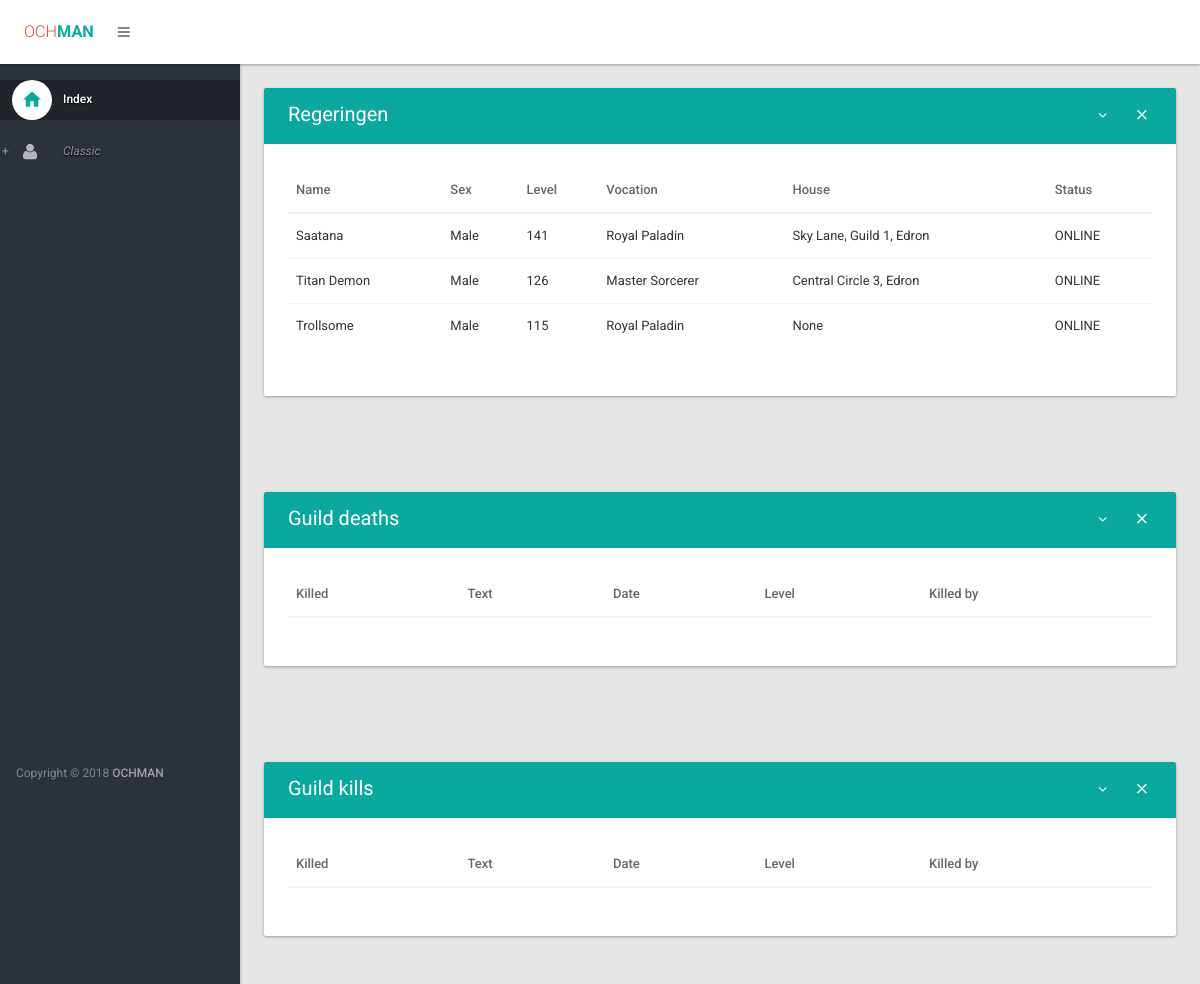
The app's page /stats/guild/Regeringen/ with its own data.
### stats/models.py (models this page shows, shortened)
class Player(models.Model):
    SEX_CHOICES = (
        ("Male", "Male"),
        ("Female", "Female"),
    )
    VOCATION_CHOICES = (
        ('No Vocation', "No Vocation"),
        ("Knight", "Knight"),
        ("Paladin", "Paladin"),
        ("Druid", "Druid"),
        ("Sorcerer", "Sorcerer"),
        ("Elite Knight", "Elite Knight"),
        ("Royal Paladin", "Royal Paladin"),
        ("Elder Druid", "Elder Druid"),
        ("Master Sorcerer", "Master Sorcerer"),
    )
    ONLINE_CHOICES = (
        ("ONLINE", "ONLINE"),
        ("OFFLINE", "OFFLINE"),
    )
    name = models.CharField(max_length=100, unique=True)
    guild = models.CharField(max_length=50, null=True, blank=True)
    sex = models.CharField(choices=SEX_CHOICES, max_length=7)
    level = models.PositiveSmallIntegerField()
    vocation = models.CharField(choices=VOCATION_CHOICES, max_length=50)
    house = models.CharField(null=True, max_length=100, blank=True)
    status = models.CharField(choices=ONLINE_CHOICES, max_length=10)
    lastlogin = models.DateTimeField()
    comment = models.CharField(null=True, blank=True, max_length=500)

### stats/views.py (the view)
# urls.py: url(r'^guild/(?P<guild_name>.+)/$', views.guild_details, name="guild_details"),
def guild_details(request, guild_name):
    players = Player.objects.filter(guild=guild_name)
    deaths = reduce(QuerySetSequence,[Deaths.objects.filter(killed=player) for player in players])
    kills = reduce(QuerySetSequence,[Deaths.objects.filter(killer=player) for player in players])
    return render(request, 'guild.html', {'players': players,
                                          'deaths': deaths,
                                          'kills': kills,
                                          'guild_name': guild_name}
                  )

### stats/templates/guild.html (shortened to what this page needs)
{% extends 'layout.html' %}
{% block body %}
                <section>
                    <div class="section-body">
                        <div class="row">
                            <div class="col-lg-12">
                                <div class="card">
                                    <div class="card-head style-primary">
                                        <header>{{ guild_name  }}</header>
                                        <div class="tools">
                                            <a class="btn btn-icon-toggle btn-collapse"><i class="fa fa-angle-down"></i></a>
                                            <a class="btn btn-icon-toggle btn-close"><i class="md md-close"></i></a>
                                        </div>
                                    </div>
                                    <div class="card-body">
                                        <div class="table-responsive">
                                            <table id="datatable2" class="table order-column hover">
                                                <thead>
                                                    <tr>
                                                        <th>Name</th>
                                                        <th>Sex</th>
                                                        <th>Level</th>
                                                        <th>Vocation</th>
                                                        <th>House</th>
                                                        <th>Status</th>
                                                    </tr>
                                                </thead>
                                                <tbody>
                                                    {% for player in players %}
                                                        <tr class="gradeX">
                                                            <td><a href="{% url 'player_details' player.name %}">{{ player.name }}</td>
                                                            <td>{{ player.sex }}</td>
                                                            <td>{{ player.level }}</td>
                                                            <td>{{ player.vocation }}</td>
                                                            <td>{{ player.house }} </td>
                                                            <td>{{ player.status }} </td>
                                                        </tr>
                                                    {% endfor %}
                                                </tbody>
                                            </table>
                                        </div>
                                    </div>
                                </div>
                            </div>
                        </div>
                    </div>
                </section>
<section>
                    <div class="section-body">
                        <div class="row">
                            <div class="col-lg-12">
                                <div class="card">
                                    <div class="card-head style-primary">
                                        <header>Guild deaths</header>
                                        <div class="tools">
                                            <a class="btn btn-icon-toggle btn-collapse"><i class="fa fa-angle-down"></i></a>
                                            <a class="btn btn-icon-toggle btn-close"><i class="md md-close"></i></a>
                                        </div>
                                    </div>
                                    <div class="card-body">
                                        <div class="table-responsive">
                                            <table id="datatable2" class="table order-column hover">
                                                <thead>
                                                    <tr>
                                                        <th scope="row">Killed</th>
                                                        <th>Text</th>
                                                        <th>Date</th>
                                                        <th>Level</th>
                                                        <th>Killed by</th>
                                                    </tr>
                                                </thead>
                                            </table>
                                        </div>
                                    </div>
                                </div>
                            </div>
                        </div>
                    </div>
                </section>
<section>
                    <div class="section-body">
                        <div class="row">
                            <div class="col-lg-12">
                                <div class="card">
                                    <div class="card-head style-primary">
                                        <header>Guild kills</header>
                                        <div class="tools">
                                            <a class="btn btn-icon-toggle btn-collapse"><i class="fa fa-angle-down"></i></a>
                                            <a class="btn btn-icon-toggle btn-close"><i class="md md-close"></i></a>
                                        </div>
                                    </div>
                                    <div class="card-body">
                                        <div class="table-responsive">
                                            <table id="datatable2" class="table order-column hover">
                                                <thead>
                                                    <tr>
                                                        <th>Killed</th>
                                                        <th>Text</th>
                                                        <th>Date</th>
                                                        <th>Level</th>
                                                        <th scope="row">Killed by</th>
                                                    </tr>
                                                </thead>
                                            </table>
                                        </div>
                                    </div>
                                </div>
                            </div>
                        </div>
                    </div>
                </section>
{% endblock %}

### records on screen
Player: name "Saatana", sex "Male", level "141", vocation "Royal Paladin", house "Sky Lane, Guild 1, Edron", status "ONLINE"
Player: name "Titan Demon", sex "Male", level "126", vocation "Master Sorcerer", house "Central Circle 3, Edron", status "ONLINE"
Player: name "Trollsome", sex "Male", level "115", vocation "Royal Paladin", house "None", status "ONLINE"

### other values on screen
{{ guild_name }} "Regeringen"
